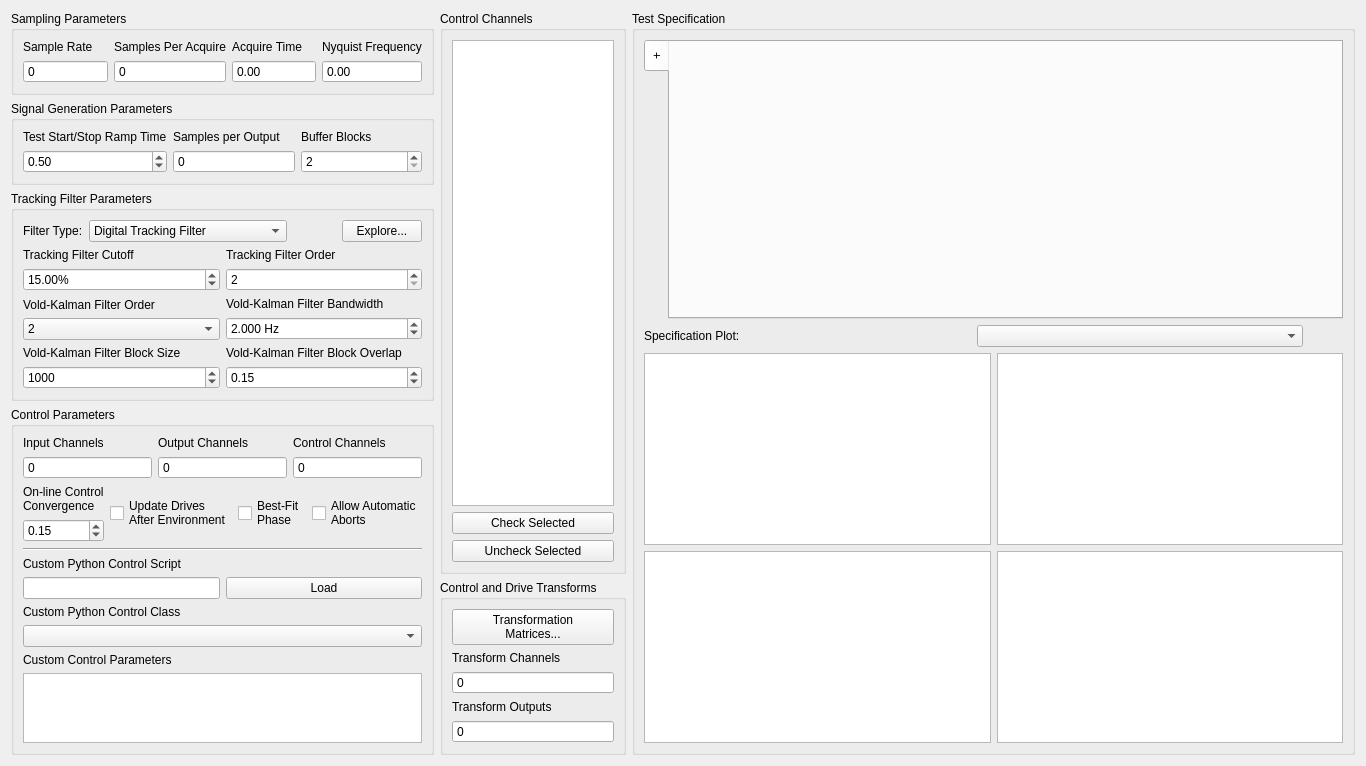
<?xml version="1.0" encoding="UTF-8"?>
<ui version="4.0">
 <class>Form</class>
 <widget class="QWidget" name="Form">
  <property name="geometry">
   <rect>
    <x>0</x>
    <y>0</y>
    <width>1366</width>
    <height>731</height>
   </rect>
  </property>
  <property name="windowTitle">
   <string>Form</string>
  </property>
  <layout class="QVBoxLayout" name="verticalLayout">
   <item>
    <layout class="QHBoxLayout" name="horizontalLayout_2">
     <item>
      <layout class="QVBoxLayout" name="specification_summary_layout">
       <item>
        <widget class="QGroupBox" name="sampling_parameters_groupbox">
         <property name="title">
          <string>Sampling Parameters</string>
         </property>
         <layout class="QGridLayout" name="gridLayout_8">
          <item row="0" column="0">
           <layout class="QVBoxLayout" name="samples_per_frame_layout">
            <item>
             <widget class="QLabel" name="sample_rate_display_label">
              <property name="text">
               <string>Sample Rate</string>
              </property>
             </widget>
            </item>
            <item>
             <widget class="QSpinBox" name="sample_rate_display">
              <property name="enabled">
               <bool>true</bool>
              </property>
              <property name="toolTip">
               <string>Sample rate in samples per second of the data acquisition hardware.  This is a global parameter and must be set in the Data Acquisition Setup tab.</string>
              </property>
              <property name="readOnly">
               <bool>true</bool>
              </property>
              <property name="buttonSymbols">
               <enum>QAbstractSpinBox::NoButtons</enum>
              </property>
              <property name="prefix">
               <string/>
              </property>
              <property name="maximum">
               <number>1000000</number>
              </property>
             </widget>
            </item>
           </layout>
          </item>
          <item row="0" column="1">
           <layout class="QVBoxLayout" name="samples_per_read_layout">
            <item>
             <widget class="QLabel" name="samples_per_acquire_label">
              <property name="text">
               <string>Samples Per Acquire</string>
              </property>
             </widget>
            </item>
            <item>
             <widget class="QSpinBox" name="samples_per_acquire_display">
              <property name="enabled">
               <bool>true</bool>
              </property>
              <property name="toolTip">
               <string>Number of samples that the control process processes at a time.  This will be equal to the Samples per Frame * (1 - Overlap Percentage / 100).  This need correspond to the read or write size of the data acquisition system as the control process acquisition is buffered.</string>
              </property>
              <property name="readOnly">
               <bool>true</bool>
              </property>
              <property name="buttonSymbols">
               <enum>QAbstractSpinBox::NoButtons</enum>
              </property>
              <property name="prefix">
               <string/>
              </property>
              <property name="maximum">
               <number>1000000</number>
              </property>
             </widget>
            </item>
           </layout>
          </item>
          <item row="0" column="2">
           <layout class="QVBoxLayout" name="frame_time_layout">
            <item>
             <widget class="QLabel" name="frame_time_label">
              <property name="text">
               <string>Acquire Time</string>
              </property>
             </widget>
            </item>
            <item>
             <widget class="QDoubleSpinBox" name="frame_time_display">
              <property name="enabled">
               <bool>true</bool>
              </property>
              <property name="toolTip">
               <string>Time to acquire each measurement frame in seconds.  This is the Samples per Frame divided by the Sample Rate.</string>
              </property>
              <property name="readOnly">
               <bool>true</bool>
              </property>
              <property name="buttonSymbols">
               <enum>QAbstractSpinBox::NoButtons</enum>
              </property>
             </widget>
            </item>
           </layout>
          </item>
          <item row="0" column="5">
           <layout class="QVBoxLayout" name="nyquist_frequency_layout">
            <item>
             <widget class="QLabel" name="nyquist_frequency_label">
              <property name="text">
               <string>Nyquist Frequency</string>
              </property>
             </widget>
            </item>
            <item>
             <widget class="QDoubleSpinBox" name="nyquist_frequency_display">
              <property name="enabled">
               <bool>true</bool>
              </property>
              <property name="toolTip">
               <string>The Nyquist Frequency is the highest frequency that can be analyzed using frequency domain techniques.  It is the Sample Rate / 2.</string>
              </property>
              <property name="readOnly">
               <bool>true</bool>
              </property>
              <property name="buttonSymbols">
               <enum>QAbstractSpinBox::NoButtons</enum>
              </property>
              <property name="maximum">
               <double>1000000.000000000000000</double>
              </property>
             </widget>
            </item>
           </layout>
          </item>
         </layout>
        </widget>
       </item>
       <item>
        <widget class="QGroupBox" name="signal_generation_groupbox">
         <property name="title">
          <string>Signal Generation Parameters</string>
         </property>
         <layout class="QGridLayout" name="gridLayout_9">
          <item row="0" column="1">
           <layout class="QVBoxLayout" name="samples_per_write_layout">
            <item>
             <widget class="QLabel" name="samples_per_write_label">
              <property name="text">
               <string>Samples per Output</string>
              </property>
             </widget>
            </item>
            <item>
             <widget class="QSpinBox" name="samples_per_write_display">
              <property name="enabled">
               <bool>true</bool>
              </property>
              <property name="toolTip">
               <string>Number of new samples generated by each realization taking into account the overlap with the previous realization.</string>
              </property>
              <property name="readOnly">
               <bool>true</bool>
              </property>
              <property name="buttonSymbols">
               <enum>QAbstractSpinBox::NoButtons</enum>
              </property>
              <property name="maximum">
               <number>10000000</number>
              </property>
             </widget>
            </item>
           </layout>
          </item>
          <item row="0" column="0">
           <layout class="QVBoxLayout" name="verticalLayout_3">
            <item>
             <widget class="QLabel" name="ramp_time_label">
              <property name="text">
               <string>Test Start/Stop Ramp Time</string>
              </property>
             </widget>
            </item>
            <item>
             <widget class="QDoubleSpinBox" name="ramp_time_spinbox">
              <property name="toolTip">
               <string>Time in seconds that the controller takes to change the test level. The test level is changed smoothly to prevent damaging the excitation hardware or part under test. Larger numbers will result in a more smooth transition between test levels, while smaller numbers will make the test level change more quickly.</string>
              </property>
              <property name="minimum">
               <double>0.010000000000000</double>
              </property>
              <property name="maximum">
               <double>100.000000000000000</double>
              </property>
              <property name="singleStep">
               <double>0.100000000000000</double>
              </property>
              <property name="value">
               <double>0.500000000000000</double>
              </property>
             </widget>
            </item>
           </layout>
          </item>
          <item row="0" column="2">
           <layout class="QVBoxLayout" name="buffer_blocks_layout">
            <item>
             <widget class="QLabel" name="buffer_blocks_label">
              <property name="text">
               <string>Buffer Blocks</string>
              </property>
             </widget>
            </item>
            <item>
             <widget class="QSpinBox" name="buffer_blocks_selector">
              <property name="enabled">
               <bool>true</bool>
              </property>
              <property name="toolTip">
               <string>The number of blocks to keep in the signal generation buffer</string>
              </property>
              <property name="minimum">
               <number>2</number>
              </property>
              <property name="maximum">
               <number>100</number>
              </property>
             </widget>
            </item>
           </layout>
          </item>
         </layout>
        </widget>
       </item>
       <item>
        <widget class="QGroupBox" name="signal_generation_groupbox_2">
         <property name="title">
          <string>Tracking Filter Parameters</string>
         </property>
         <layout class="QGridLayout" name="gridLayout_11">
          <item row="2" column="0">
           <layout class="QVBoxLayout" name="tracking_filter_cutoff_layout">
            <item>
             <widget class="QLabel" name="tracking_filter_cutoff_label">
              <property name="text">
               <string>Tracking Filter Cutoff</string>
              </property>
             </widget>
            </item>
            <item>
             <widget class="QDoubleSpinBox" name="tracking_filter_cutoff_selector">
              <property name="toolTip">
               <string>Time in seconds that the controller takes to change the test level. The test level is changed smoothly to prevent damaging the excitation hardware or part under test. Larger numbers will result in a more smooth transition between test levels, while smaller numbers will make the test level change more quickly.</string>
              </property>
              <property name="suffix">
               <string>%</string>
              </property>
              <property name="minimum">
               <double>0.000000000000000</double>
              </property>
              <property name="maximum">
               <double>100.000000000000000</double>
              </property>
              <property name="singleStep">
               <double>5.000000000000000</double>
              </property>
              <property name="value">
               <double>15.000000000000000</double>
              </property>
             </widget>
            </item>
           </layout>
          </item>
          <item row="4" column="0">
           <layout class="QVBoxLayout" name="vk_filter_block_size_layout">
            <item>
             <widget class="QLabel" name="vk_filter_block_size_label">
              <property name="text">
               <string>Vold-Kalman Filter Block Size</string>
              </property>
             </widget>
            </item>
            <item>
             <widget class="QSpinBox" name="vk_filter_block_size_selector">
              <property name="minimum">
               <number>10</number>
              </property>
              <property name="maximum">
               <number>999999999</number>
              </property>
              <property name="value">
               <number>1000</number>
              </property>
             </widget>
            </item>
           </layout>
          </item>
          <item row="3" column="1">
           <layout class="QVBoxLayout" name="vk_filter_bandwidth_layout">
            <item>
             <widget class="QLabel" name="vk_filter_bandwidth_label">
              <property name="text">
               <string>Vold-Kalman Filter Bandwidth</string>
              </property>
             </widget>
            </item>
            <item>
             <widget class="QDoubleSpinBox" name="vk_filter_bandwidth_selector">
              <property name="suffix">
               <string> Hz</string>
              </property>
              <property name="decimals">
               <number>3</number>
              </property>
              <property name="minimum">
               <double>0.001000000000000</double>
              </property>
              <property name="maximum">
               <double>100000000.000000000000000</double>
              </property>
              <property name="value">
               <double>2.000000000000000</double>
              </property>
             </widget>
            </item>
           </layout>
          </item>
          <item row="4" column="1">
           <layout class="QVBoxLayout" name="vk_filter_block_overlap_layout">
            <item>
             <widget class="QLabel" name="vk_filter_block_overlap_label">
              <property name="text">
               <string>Vold-Kalman Filter Block Overlap</string>
              </property>
             </widget>
            </item>
            <item>
             <widget class="QDoubleSpinBox" name="vk_filter_block_overlap_selector">
              <property name="maximum">
               <double>0.500000000000000</double>
              </property>
              <property name="singleStep">
               <double>0.100000000000000</double>
              </property>
              <property name="value">
               <double>0.150000000000000</double>
              </property>
             </widget>
            </item>
           </layout>
          </item>
          <item row="1" column="0" colspan="2">
           <layout class="QHBoxLayout" name="filter_type_layout">
            <item>
             <widget class="QLabel" name="filter_type_label">
              <property name="text">
               <string>Filter Type:</string>
              </property>
             </widget>
            </item>
            <item>
             <widget class="QComboBox" name="filter_type_selector">
              <property name="sizePolicy">
               <sizepolicy hsizetype="Preferred" vsizetype="Fixed">
                <horstretch>0</horstretch>
                <verstretch>0</verstretch>
               </sizepolicy>
              </property>
              <property name="currentIndex">
               <number>0</number>
              </property>
              <item>
               <property name="text">
                <string>Digital Tracking Filter</string>
               </property>
              </item>
              <item>
               <property name="text">
                <string>Overlapped Vold-Kalman Filter</string>
               </property>
              </item>
             </widget>
            </item>
            <item>
             <spacer name="filter_type_spacer">
              <property name="orientation">
               <enum>Qt::Horizontal</enum>
              </property>
              <property name="sizeHint" stdset="0">
               <size>
                <width>40</width>
                <height>20</height>
               </size>
              </property>
             </spacer>
            </item>
            <item>
             <widget class="QPushButton" name="explore_filter_button">
              <property name="text">
               <string>Explore...</string>
              </property>
             </widget>
            </item>
           </layout>
          </item>
          <item row="2" column="1">
           <layout class="QVBoxLayout" name="tracking_filter_order_layout">
            <item>
             <widget class="QLabel" name="tracking_filter_order_label">
              <property name="text">
               <string>Tracking Filter Order</string>
              </property>
             </widget>
            </item>
            <item>
             <widget class="QSpinBox" name="tracking_filter_order_selector">
              <property name="enabled">
               <bool>true</bool>
              </property>
              <property name="toolTip">
               <string>Number of new samples generated by each realization taking into account the overlap with the previous realization.</string>
              </property>
              <property name="minimum">
               <number>2</number>
              </property>
              <property name="maximum">
               <number>8</number>
              </property>
              <property name="value">
               <number>2</number>
              </property>
             </widget>
            </item>
           </layout>
          </item>
          <item row="3" column="0">
           <layout class="QVBoxLayout" name="vk_filter_order_layout">
            <item>
             <widget class="QLabel" name="vk_filter_order_label">
              <property name="text">
               <string>Vold-Kalman Filter Order</string>
              </property>
             </widget>
            </item>
            <item>
             <widget class="QComboBox" name="vk_filter_order_selector">
              <property name="currentIndex">
               <number>1</number>
              </property>
              <item>
               <property name="text">
                <string>1</string>
               </property>
              </item>
              <item>
               <property name="text">
                <string>2</string>
               </property>
              </item>
              <item>
               <property name="text">
                <string>3</string>
               </property>
              </item>
             </widget>
            </item>
           </layout>
          </item>
         </layout>
        </widget>
       </item>
       <item>
        <widget class="QGroupBox" name="control_parameters_groupbox">
         <property name="title">
          <string>Control Parameters</string>
         </property>
         <layout class="QGridLayout" name="gridLayout_10">
          <item row="0" column="2">
           <layout class="QVBoxLayout" name="control_channels_layout">
            <item>
             <widget class="QLabel" name="control_channels_label">
              <property name="text">
               <string>Control Channels</string>
              </property>
             </widget>
            </item>
            <item>
             <widget class="QSpinBox" name="control_channels_display">
              <property name="enabled">
               <bool>true</bool>
              </property>
              <property name="toolTip">
               <string>Number of channels that the controller is using to control the system.</string>
              </property>
              <property name="readOnly">
               <bool>true</bool>
              </property>
              <property name="buttonSymbols">
               <enum>QAbstractSpinBox::NoButtons</enum>
              </property>
              <property name="prefix">
               <string/>
              </property>
              <property name="maximum">
               <number>1000000</number>
              </property>
             </widget>
            </item>
           </layout>
          </item>
          <item row="5" column="0" colspan="3">
           <layout class="QVBoxLayout" name="preshape_script_vertical_layout">
            <item>
             <widget class="QLabel" name="preshape_script_label">
              <property name="text">
               <string>Custom Python Control Script</string>
              </property>
             </widget>
            </item>
            <item>
             <layout class="QHBoxLayout" name="preshape_script_horizontal_layout">
              <item>
               <widget class="QLineEdit" name="script_file_path_input">
                <property name="sizePolicy">
                 <sizepolicy hsizetype="Minimum" vsizetype="Fixed">
                  <horstretch>0</horstretch>
                  <verstretch>0</verstretch>
                 </sizepolicy>
                </property>
                <property name="toolTip">
                 <string>Python script used to specify the control law.</string>
                </property>
                <property name="readOnly">
                 <bool>true</bool>
                </property>
               </widget>
              </item>
              <item>
               <widget class="QPushButton" name="script_load_file_button">
                <property name="toolTip">
                 <string>Loads in a Python script to use as the control strategy</string>
                </property>
                <property name="text">
                 <string>Load</string>
                </property>
               </widget>
              </item>
             </layout>
            </item>
           </layout>
          </item>
          <item row="0" column="1">
           <layout class="QVBoxLayout" name="output_channels_layout">
            <item>
             <widget class="QLabel" name="output_channels_label">
              <property name="text">
               <string>Output Channels</string>
              </property>
             </widget>
            </item>
            <item>
             <widget class="QSpinBox" name="output_channels_display">
              <property name="enabled">
               <bool>true</bool>
              </property>
              <property name="toolTip">
               <string>Number of excitation channels that the controller is generating.</string>
              </property>
              <property name="readOnly">
               <bool>true</bool>
              </property>
              <property name="buttonSymbols">
               <enum>QAbstractSpinBox::NoButtons</enum>
              </property>
              <property name="prefix">
               <string/>
              </property>
              <property name="maximum">
               <number>1000000</number>
              </property>
             </widget>
            </item>
           </layout>
          </item>
          <item row="0" column="0">
           <layout class="QVBoxLayout" name="input_channels_layout">
            <item>
             <widget class="QLabel" name="input_channels_label">
              <property name="text">
               <string>Input Channels</string>
              </property>
             </widget>
            </item>
            <item>
             <widget class="QSpinBox" name="input_channels_display">
              <property name="enabled">
               <bool>true</bool>
              </property>
              <property name="toolTip">
               <string>Number of acquisition channels that the controller is measuring.</string>
              </property>
              <property name="readOnly">
               <bool>true</bool>
              </property>
              <property name="buttonSymbols">
               <enum>QAbstractSpinBox::NoButtons</enum>
              </property>
              <property name="prefix">
               <string/>
              </property>
              <property name="maximum">
               <number>1000000</number>
              </property>
             </widget>
            </item>
           </layout>
          </item>
          <item row="6" column="0" colspan="3">
           <layout class="QVBoxLayout" name="preshape_function_layout">
            <item>
             <widget class="QLabel" name="preshape_function_label">
              <property name="text">
               <string>Custom Python Control Class</string>
              </property>
             </widget>
            </item>
            <item>
             <layout class="QHBoxLayout" name="preshape_function_generator_layout">
              <item>
               <widget class="QComboBox" name="python_class_input">
                <property name="sizePolicy">
                 <sizepolicy hsizetype="MinimumExpanding" vsizetype="Fixed">
                  <horstretch>0</horstretch>
                  <verstretch>0</verstretch>
                 </sizepolicy>
                </property>
                <property name="toolTip">
                 <string>Select the item within the script to use as the control law.</string>
                </property>
               </widget>
              </item>
             </layout>
            </item>
           </layout>
          </item>
          <item row="7" column="0" colspan="3">
           <layout class="QVBoxLayout" name="control_parameters_layout">
            <item>
             <widget class="QLabel" name="control_parameters_label">
              <property name="text">
               <string>Custom Control Parameters</string>
              </property>
             </widget>
            </item>
            <item>
             <widget class="QTextEdit" name="control_parameters_text_input">
              <property name="toolTip">
               <string>Any additional parameters needed by the control law are entered in this text box.  It is up to the control law to define what is needed to be defined in this box.</string>
              </property>
              <property name="lineWrapMode">
               <enum>QTextEdit::NoWrap</enum>
              </property>
              <property name="acceptRichText">
               <bool>false</bool>
              </property>
             </widget>
            </item>
           </layout>
          </item>
          <item row="4" column="0" colspan="3">
           <widget class="Line" name="control_separator">
            <property name="orientation">
             <enum>Qt::Horizontal</enum>
            </property>
           </widget>
          </item>
          <item row="1" column="0" colspan="3">
           <layout class="QHBoxLayout" name="horizontalLayout">
            <item>
             <layout class="QVBoxLayout" name="verticalLayout_2">
              <item>
               <widget class="QLabel" name="control_convergence_label">
                <property name="text">
                 <string>On-line Control
Convergence</string>
                </property>
               </widget>
              </item>
              <item>
               <widget class="QDoubleSpinBox" name="control_convergence_selector">
                <property name="minimum">
                 <double>0.000000000000000</double>
                </property>
                <property name="maximum">
                 <double>1.000000000000000</double>
                </property>
                <property name="singleStep">
                 <double>0.100000000000000</double>
                </property>
                <property name="value">
                 <double>0.150000000000000</double>
                </property>
               </widget>
              </item>
             </layout>
            </item>
            <item>
             <widget class="QCheckBox" name="update_drives_after_environment_selector">
              <property name="layoutDirection">
               <enum>Qt::LeftToRight</enum>
              </property>
              <property name="text">
               <string>Update Drives
After Environment</string>
              </property>
             </widget>
            </item>
            <item>
             <widget class="QCheckBox" name="best_fit_phase_checkbox">
              <property name="text">
               <string>Best-Fit
Phase</string>
              </property>
             </widget>
            </item>
            <item>
             <widget class="QCheckBox" name="auto_abort_checkbox">
              <property name="layoutDirection">
               <enum>Qt::LeftToRight</enum>
              </property>
              <property name="text">
               <string>Allow Automatic
Aborts</string>
              </property>
             </widget>
            </item>
           </layout>
          </item>
         </layout>
        </widget>
       </item>
      </layout>
     </item>
     <item>
      <layout class="QVBoxLayout" name="channels_layout">
       <item>
        <widget class="QGroupBox" name="control_channels_groupbox">
         <property name="title">
          <string>Control Channels</string>
         </property>
         <layout class="QVBoxLayout" name="verticalLayout_5">
          <item>
           <widget class="QListWidget" name="control_channels_selector">
            <property name="sizePolicy">
             <sizepolicy hsizetype="Minimum" vsizetype="Expanding">
              <horstretch>0</horstretch>
              <verstretch>0</verstretch>
             </sizepolicy>
            </property>
            <property name="toolTip">
             <string>Check channels that will be treated as control channels</string>
            </property>
            <property name="sizeAdjustPolicy">
             <enum>QAbstractScrollArea::AdjustToContents</enum>
            </property>
            <property name="selectionMode">
             <enum>QAbstractItemView::ExtendedSelection</enum>
            </property>
           </widget>
          </item>
          <item>
           <widget class="QPushButton" name="check_selected_button">
            <property name="toolTip">
             <string>Checks selected channels to use them as control channels.</string>
            </property>
            <property name="text">
             <string>Check Selected</string>
            </property>
           </widget>
          </item>
          <item>
           <widget class="QPushButton" name="uncheck_selected_button">
            <property name="toolTip">
             <string>Unchecks selected channels so they are not treated as control channels.</string>
            </property>
            <property name="text">
             <string>Uncheck Selected</string>
            </property>
           </widget>
          </item>
         </layout>
        </widget>
       </item>
       <item>
        <widget class="QGroupBox" name="transformation_matrices_groupbox">
         <property name="title">
          <string>Control and Drive Transforms</string>
         </property>
         <layout class="QVBoxLayout" name="verticalLayout_6">
          <item>
           <widget class="QPushButton" name="transformation_matrices_button">
            <property name="toolTip">
             <string>Open the transformation matrix dialog to allow specification of transformations to virtual control or virtual excitation channels.</string>
            </property>
            <property name="text">
             <string>Transformation
Matrices...</string>
            </property>
           </widget>
          </item>
          <item>
           <layout class="QVBoxLayout" name="transform_channels_layout">
            <item>
             <widget class="QLabel" name="transform_channels_label">
              <property name="text">
               <string>Transform Channels</string>
              </property>
             </widget>
            </item>
            <item>
             <widget class="QSpinBox" name="transform_channels_display">
              <property name="enabled">
               <bool>true</bool>
              </property>
              <property name="toolTip">
               <string>Number of virtual channels used for control if transformations are specified.</string>
              </property>
              <property name="readOnly">
               <bool>true</bool>
              </property>
              <property name="buttonSymbols">
               <enum>QAbstractSpinBox::NoButtons</enum>
              </property>
              <property name="prefix">
               <string/>
              </property>
              <property name="maximum">
               <number>1000000</number>
              </property>
             </widget>
            </item>
           </layout>
          </item>
          <item>
           <layout class="QVBoxLayout" name="transform_outputs_layout">
            <item>
             <widget class="QLabel" name="transform_outputs_label">
              <property name="text">
               <string>Transform Outputs</string>
              </property>
             </widget>
            </item>
            <item>
             <widget class="QSpinBox" name="transform_outputs_display">
              <property name="enabled">
               <bool>true</bool>
              </property>
              <property name="toolTip">
               <string>Number of virtual outputs defined if transformations are specified.</string>
              </property>
              <property name="readOnly">
               <bool>true</bool>
              </property>
              <property name="buttonSymbols">
               <enum>QAbstractSpinBox::NoButtons</enum>
              </property>
              <property name="prefix">
               <string/>
              </property>
              <property name="maximum">
               <number>1000000</number>
              </property>
             </widget>
            </item>
           </layout>
          </item>
         </layout>
        </widget>
       </item>
      </layout>
     </item>
     <item>
      <widget class="QGroupBox" name="test_specification_groupbox">
       <property name="title">
        <string>Test Specification</string>
       </property>
       <layout class="QVBoxLayout" name="verticalLayout_12">
        <item>
         <widget class="QTabWidget" name="sine_table_tab_widget">
          <property name="tabPosition">
           <enum>QTabWidget::West</enum>
          </property>
          <property name="currentIndex">
           <number>0</number>
          </property>
          <widget class="QWidget" name="add_new_sine_tab">
           <attribute name="title">
            <string>+</string>
           </attribute>
          </widget>
         </widget>
        </item>
        <item>
         <layout class="QHBoxLayout" name="specification_button_layout">
          <item>
           <widget class="QLabel" name="specification_row_label">
            <property name="text">
             <string>Specification Plot:</string>
            </property>
           </widget>
          </item>
          <item>
           <widget class="QComboBox" name="specification_row_selector">
            <property name="toolTip">
             <string>Select the row of the CPSD matrix to visualize</string>
            </property>
            <property name="sizeAdjustPolicy">
             <enum>QComboBox::AdjustToContents</enum>
            </property>
           </widget>
          </item>
          <item>
           <spacer name="specification_button_spacer">
            <property name="orientation">
             <enum>Qt::Horizontal</enum>
            </property>
            <property name="sizeType">
             <enum>QSizePolicy::Preferred</enum>
            </property>
            <property name="sizeHint" stdset="0">
             <size>
              <width>40</width>
              <height>20</height>
             </size>
            </property>
           </spacer>
          </item>
         </layout>
        </item>
        <item>
         <layout class="QGridLayout" name="gridLayout">
          <item row="0" column="1">
           <widget class="PlotWidget" name="specification_channel_amplitude_plot"/>
          </item>
          <item row="2" column="1">
           <widget class="PlotWidget" name="specification_channel_phase_plot"/>
          </item>
          <item row="2" column="0">
           <widget class="PlotWidget" name="specification_all_amplitudes_plot"/>
          </item>
          <item row="0" column="0">
           <widget class="PlotWidget" name="specification_all_frequencies_plot"/>
          </item>
         </layout>
        </item>
        <item>
         <layout class="QHBoxLayout" name="horizontalLayout_5"/>
        </item>
       </layout>
      </widget>
     </item>
    </layout>
   </item>
  </layout>
 </widget>
 <customwidgets>
  <customwidget>
   <class>PlotWidget</class>
   <extends>QGraphicsView</extends>
   <header location="global">pyqtgraph</header>
  </customwidget>
 </customwidgets>
 <resources/>
 <connections/>
</ui>
